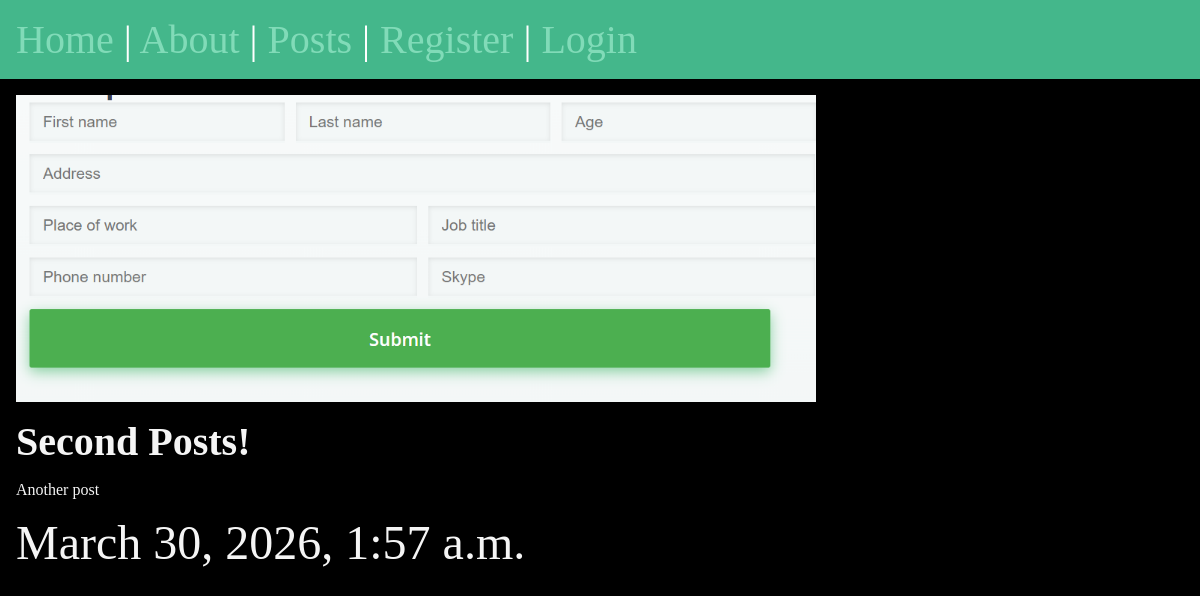
/posts/my-second-post, run on the app's committed database.
### posts/models.py (models this page shows, shortened)
class Post(models.Model):
    title = models.CharField(max_length=75)
    body = models.TextField()
    slug = models.SlugField()
    date = models.DateTimeField(auto_now_add=True)
    banner = models.ImageField(default='fallback.png', blank=True, null=True)

### posts/views.py (the view)
# urls.py: path('<slug:slug>', views.post_page, name="page"),
def post_page(request, slug):
    post = Post.objects.get(slug=slug)
    return render(request, 'posts/post_page.html', {'post': post})

### posts/templates/posts/post_page.html (shortened to what this page needs)
{% extends 'layout.html' %}
{% block content %}
<section>
    <img class="banner" src="{{post.banner.url}}" alt="Post banner"/>
        <h1>
            {{ post.title }}
        </h1>
        <p>{{ post.body }}</p>
        <time datetime="{{ post.date }}">{{ post.date }}</time>
</section>
{% endblock %}

### data on the page
Post: banner (picture), title "Second Posts!", body "Another post", date "March 30, 2026, 1:57 a.m."
